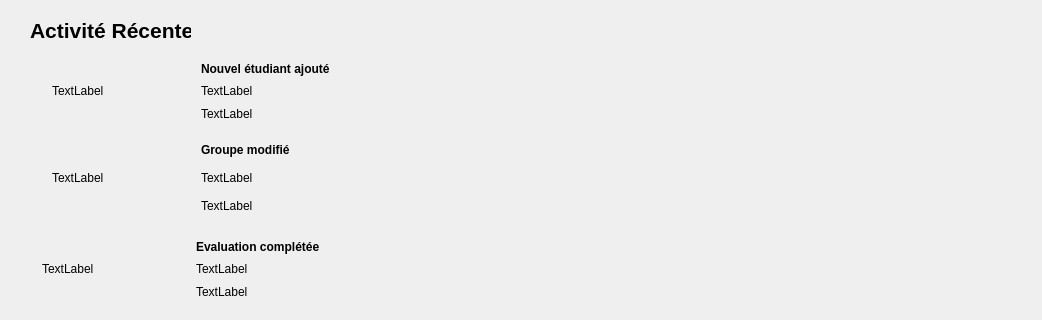
           <widget class="QWidget" name="pageAccueil">
            <widget class="QLabel" name="labelActivite">
             <property name="geometry">
              <rect>
               <x>30</x>
               <y>20</y>
               <width>161</width>
               <height>21</height>
              </rect>
             </property>
             <property name="font">
              <font>
               <pointsize>16</pointsize>
               <bold>true</bold>
              </font>
             </property>
             <property name="styleSheet">
              <string notr="true">color:black;</string>
             </property>
             <property name="text">
              <string>Activité Récente</string>
             </property>
            </widget>
            <widget class="QWidget" name="layoutWidget_2">
             <property name="geometry">
              <rect>
               <x>32</x>
               <y>50</y>
               <width>1001</width>
               <height>261</height>
              </rect>
             </property>
             <layout class="QVBoxLayout" name="verticalLayout_19">
              <item>
               <widget class="QWidget" name="widget_13" native="true">
                <widget class="QWidget" name="layoutWidget_3">
                 <property name="geometry">
                  <rect>
                   <x>20</x>
                   <y>10</y>
                   <width>291</width>
                   <height>62</height>
                  </rect>
                 </property>
                 <layout class="QGridLayout" name="gridLayout_5">
                  <item row="0" column="1">
                   <widget class="QLabel" name="label_22">
                    <property name="font">
                     <font>
                      <bold>true</bold>
                     </font>
                    </property>
                    <property name="styleSheet">
                     <string notr="true">color:black;</string>
                    </property>
                    <property name="text">
                     <string>Nouvel étudiant ajouté</string>
                    </property>
                   </widget>
                  </item>
                  <item row="1" column="0">
                   <widget class="QLabel" name="label_18">
                    <property name="text">
                     <string>TextLabel</string>
                    </property>
                   </widget>
                  </item>
                  <item row="1" column="1">
                   <widget class="QLabel" name="lblEtudiantNomClasse">
                    <property name="styleSheet">
                     <string notr="true">color:black;</string>
                    </property>
                    <property name="text">
                     <string>TextLabel</string>
                    </property>
                   </widget>
                  </item>
                  <item row="2" column="1">
                   <widget class="QLabel" name="lblEtudiantTemps">
                    <property name="styleSheet">
                     <string notr="true">color:black;</string>
                    </property>
                    <property name="text">
                     <string>TextLabel</string>
                    </property>
                   </widget>
                  </item>
                 </layout>
                </widget>
               </widget>
              </item>
              <item>
               <widget class="QWidget" name="widget_15" native="true">
                <widget class="QWidget" name="layoutWidget_4">
                 <property name="geometry">
                  <rect>
                   <x>20</x>
                   <y>0</y>
                   <width>291</width>
                   <height>78</height>
                  </rect>
                 </property>
                 <layout class="QGridLayout" name="gridLayout_6">
                  <item row="2" column="1">
                   <widget class="QLabel" name="lblGroupeTemps">
                    <property name="styleSheet">
                     <string notr="true">color:black;</string>
                    </property>
                    <property name="text">
                     <string>TextLabel</string>
                    </property>
                   </widget>
                  </item>
                  <item row="1" column="1">
                   <widget class="QLabel" name="lblGroupeNumeroTheme">
                    <property name="styleSheet">
                     <string notr="true">color:black;</string>
                    </property>
                    <property name="text">
                     <string>TextLabel</string>
                    </property>
                   </widget>
                  </item>
                  <item row="1" column="0">
                   <widget class="QLabel" name="label_24">
                    <property name="text">
                     <string>TextLabel</string>
                    </property>
                   </widget>
                  </item>
                  <item row="0" column="1">
                   <widget class="QLabel" name="label_26">
                    <property name="font">
                     <font>
                      <bold>true</bold>
                     </font>
                    </property>
                    <property name="styleSheet">
                     <string notr="true">color:black;</string>
                    </property>
                    <property name="text">
                     <string>Groupe modifié</string>
                    </property>
                   </widget>
                  </item>
                 </layout>
                </widget>
               </widget>
              </item>
              <item>
               <widget class="QWidget" name="widget_14" native="true">
                <widget class="QWidget" name="layoutWidget_5">
                 <property name="geometry">
                  <rect>
                   <x>10</x>
                   <y>10</y>
                   <width>301</width>
                   <height>62</height>
                  </rect>
                 </property>
                 <layout class="QGridLayout" name="gridLayout_7">
                  <item row="0" column="1">
                   <widget class="QLabel" name="label_31">
                    <property name="font">
                     <font>
                      <bold>true</bold>
                     </font>
                    </property>
                    <property name="styleSheet">
                     <string notr="true">color:black;</string>
                    </property>
                    <property name="text">
                     <string>Evaluation complétée</string>
                    </property>
                   </widget>
                  </item>
                  <item row="1" column="1">
                   <widget class="QLabel" name="lblEvalGroupeNote">
                    <property name="styleSheet">
                     <string notr="true">color:black;</string>
                    </property>
                    <property name="text">
                     <string>TextLabel</string>
                    </property>
                   </widget>
                  </item>
                  <item row="2" column="1">
                   <widget class="QLabel" name="lblEvalTemps">
                    <property name="styleSheet">
                     <string notr="true">color:black;</string>
                    </property>
                    <property name="text">
                     <string>TextLabel</string>
                    </property>
                   </widget>
                  </item>
                  <item row="1" column="0">
                   <widget class="QLabel" name="label_30">
                    <property name="text">
                     <string>TextLabel</string>
                    </property>
                   </widget>
                  </item>
                 </layout>
                </widget>
               </widget>
              </item>
             </layout>
            </widget>
           </widget>
